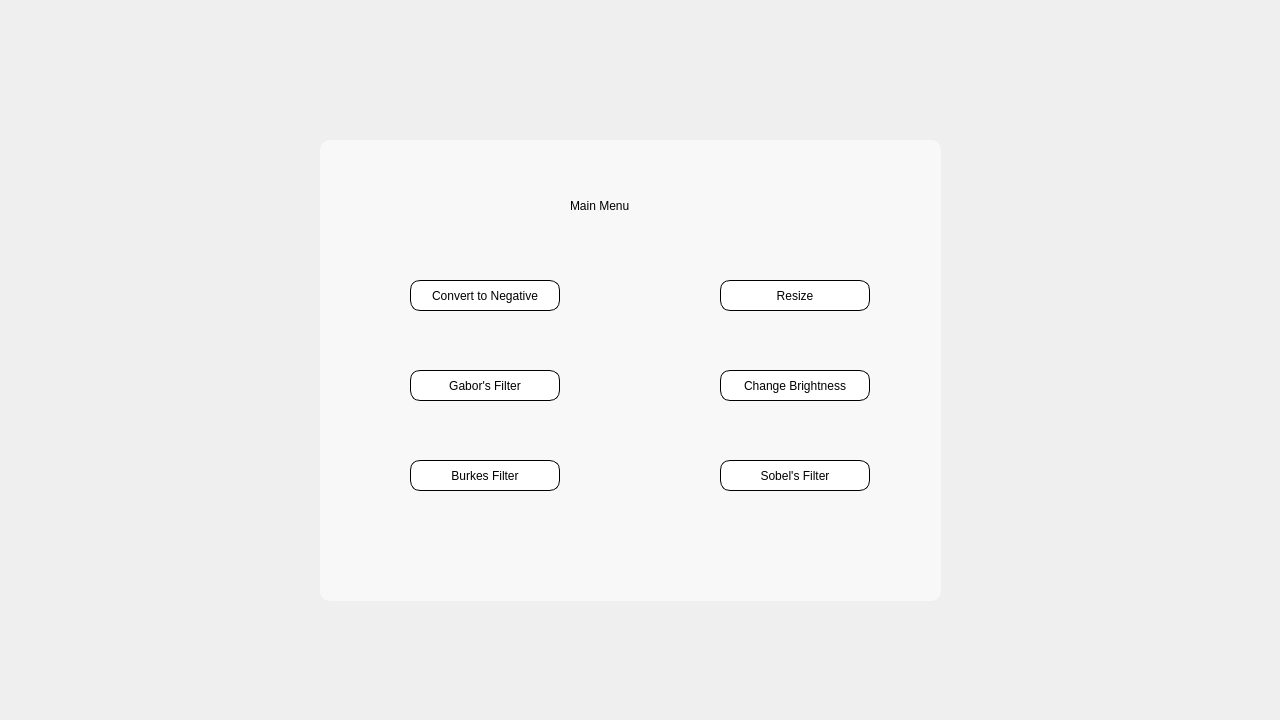
<?xml version="1.0" encoding="UTF-8"?>
<ui version="4.0">
 <class>MainWindow</class>
 <widget class="QMainWindow" name="MainWindow">
  <property name="geometry">
   <rect>
    <x>0</x>
    <y>0</y>
    <width>1280</width>
    <height>720</height>
   </rect>
  </property>
  <property name="windowTitle">
   <string>MainWindow</string>
  </property>
  <widget class="QWidget" name="centralwidget">
   <widget class="QLabel" name="label">
    <property name="geometry">
     <rect>
      <x>0</x>
      <y>0</y>
      <width>1281</width>
      <height>721</height>
     </rect>
    </property>
    <property name="text">
     <string/>
    </property>
    <property name="pixmap">
     <pixmap>../img/bg.jpg</pixmap>
    </property>
    <property name="scaledContents">
     <bool>true</bool>
    </property>
   </widget>
   <widget class="QFrame" name="frame">
    <property name="geometry">
     <rect>
      <x>320</x>
      <y>140</y>
      <width>621</width>
      <height>461</height>
     </rect>
    </property>
    <property name="styleSheet">
     <string notr="true">background-color: rgb(248, 248, 248);
border-radius: 10px
</string>
    </property>
    <property name="frameShape">
     <enum>QFrame::StyledPanel</enum>
    </property>
    <property name="frameShadow">
     <enum>QFrame::Raised</enum>
    </property>
    <widget class="QLabel" name="label_2">
     <property name="geometry">
      <rect>
       <x>250</x>
       <y>40</y>
       <width>131</width>
       <height>51</height>
      </rect>
     </property>
     <property name="styleSheet">
      <string notr="true">
font: 87 14pt &quot;Segoe UI Black&quot;;</string>
     </property>
     <property name="text">
      <string>Main Menu</string>
     </property>
    </widget>
    <widget class="QPushButton" name="negative">
     <property name="geometry">
      <rect>
       <x>90</x>
       <y>140</y>
       <width>150</width>
       <height>31</height>
      </rect>
     </property>
     <property name="cursor">
      <cursorShape>PointingHandCursor</cursorShape>
     </property>
     <property name="styleSheet">
      <string notr="true">QPushButton {
font: 9pt &quot;Segoe UI&quot;;
border-width: 1px;
border-style: outset;
border-radius: 10px;
border-color: black;
background-color: rgb(255, 255, 255);
}
QPushButton:hover {
color: white;
background-color: rgb(20, 20, 67);
}</string>
     </property>
     <property name="text">
      <string>Convert to Negative</string>
     </property>
     <property name="autoDefault">
      <bool>false</bool>
     </property>
     <property name="default">
      <bool>false</bool>
     </property>
     <property name="flat">
      <bool>false</bool>
     </property>
    </widget>
    <widget class="QPushButton" name="resize_btn">
     <property name="geometry">
      <rect>
       <x>400</x>
       <y>140</y>
       <width>150</width>
       <height>31</height>
      </rect>
     </property>
     <property name="cursor">
      <cursorShape>PointingHandCursor</cursorShape>
     </property>
     <property name="styleSheet">
      <string notr="true">QPushButton {
font: 9pt &quot;Segoe UI&quot;;
border-width: 1px;
border-style: outset;
border-radius: 10px;
border-color: black;
background-color: rgb(255, 255, 255);
}
QPushButton:hover {
color: white;
background-color: rgb(20, 20, 67);
}</string>
     </property>
     <property name="text">
      <string>Resize</string>
     </property>
     <property name="autoDefault">
      <bool>false</bool>
     </property>
     <property name="default">
      <bool>false</bool>
     </property>
     <property name="flat">
      <bool>false</bool>
     </property>
    </widget>
    <widget class="QPushButton" name="brightness">
     <property name="geometry">
      <rect>
       <x>400</x>
       <y>230</y>
       <width>150</width>
       <height>31</height>
      </rect>
     </property>
     <property name="cursor">
      <cursorShape>PointingHandCursor</cursorShape>
     </property>
     <property name="styleSheet">
      <string notr="true">QPushButton {
font: 9pt &quot;Segoe UI&quot;;
border-width: 1px;
border-style: outset;
border-radius: 10px;
border-color: black;
background-color: rgb(255, 255, 255);
}
QPushButton:hover {
color: white;
background-color: rgb(20, 20, 67);
}</string>
     </property>
     <property name="text">
      <string>Change Brightness</string>
     </property>
     <property name="autoDefault">
      <bool>false</bool>
     </property>
     <property name="default">
      <bool>false</bool>
     </property>
     <property name="flat">
      <bool>false</bool>
     </property>
    </widget>
    <widget class="QPushButton" name="gabor">
     <property name="geometry">
      <rect>
       <x>90</x>
       <y>230</y>
       <width>150</width>
       <height>31</height>
      </rect>
     </property>
     <property name="cursor">
      <cursorShape>PointingHandCursor</cursorShape>
     </property>
     <property name="styleSheet">
      <string notr="true">QPushButton {
font: 9pt &quot;Segoe UI&quot;;
border-width: 1px;
border-style: outset;
border-radius: 10px;
border-color: black;
background-color: rgb(255, 255, 255);
}
QPushButton:hover {
color: white;
background-color: rgb(20, 20, 67);
}</string>
     </property>
     <property name="text">
      <string>Gabor's Filter</string>
     </property>
     <property name="autoDefault">
      <bool>false</bool>
     </property>
     <property name="default">
      <bool>false</bool>
     </property>
     <property name="flat">
      <bool>false</bool>
     </property>
    </widget>
    <widget class="QPushButton" name="sobel">
     <property name="geometry">
      <rect>
       <x>400</x>
       <y>320</y>
       <width>150</width>
       <height>31</height>
      </rect>
     </property>
     <property name="cursor">
      <cursorShape>PointingHandCursor</cursorShape>
     </property>
     <property name="styleSheet">
      <string notr="true">QPushButton {
font: 9pt &quot;Segoe UI&quot;;
border-width: 1px;
border-style: outset;
border-radius: 10px;
border-color: black;
background-color: rgb(255, 255, 255);
}
QPushButton:hover {
color: white;
background-color: rgb(20, 20, 67);
}</string>
     </property>
     <property name="text">
      <string>Sobel's Filter</string>
     </property>
     <property name="autoDefault">
      <bool>false</bool>
     </property>
     <property name="default">
      <bool>false</bool>
     </property>
     <property name="flat">
      <bool>false</bool>
     </property>
    </widget>
    <widget class="QPushButton" name="burkes">
     <property name="geometry">
      <rect>
       <x>90</x>
       <y>320</y>
       <width>150</width>
       <height>31</height>
      </rect>
     </property>
     <property name="cursor">
      <cursorShape>PointingHandCursor</cursorShape>
     </property>
     <property name="styleSheet">
      <string notr="true">QPushButton {
font: 9pt &quot;Segoe UI&quot;;
border-width: 1px;
border-style: outset;
border-radius: 10px;
border-color: black;
background-color: rgb(255, 255, 255);
}
QPushButton:hover {
color: white;
background-color: rgb(20, 20, 67);
}</string>
     </property>
     <property name="text">
      <string>Burkes Filter</string>
     </property>
     <property name="autoDefault">
      <bool>false</bool>
     </property>
     <property name="default">
      <bool>false</bool>
     </property>
     <property name="flat">
      <bool>false</bool>
     </property>
    </widget>
   </widget>
  </widget>
 </widget>
 <resources/>
 <connections/>
</ui>
